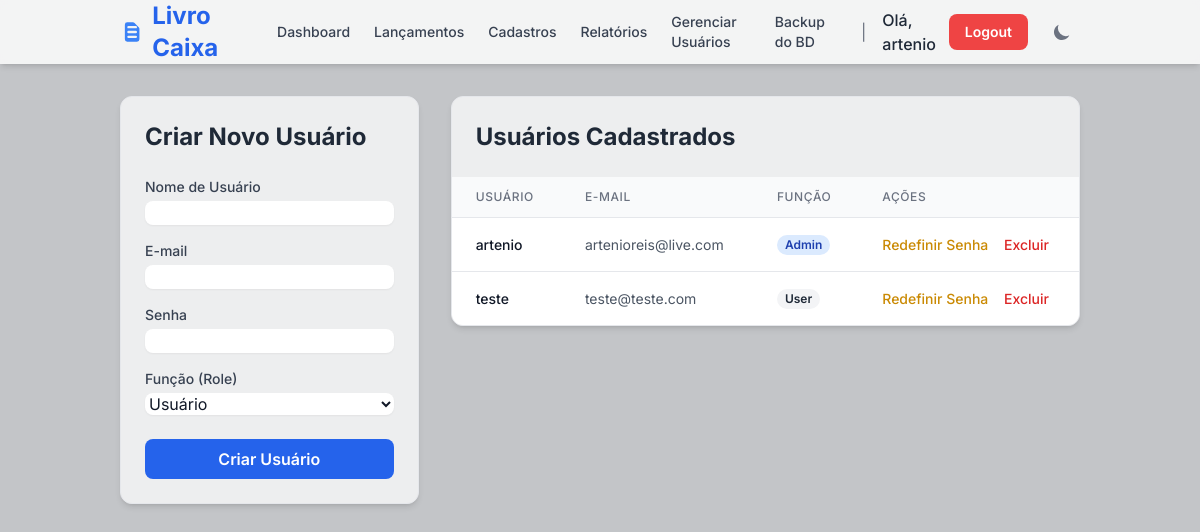
Page /users (signed in) on the committed database.
### tables this page shows
CREATE TABLE users (
    id INTEGER PRIMARY KEY AUTOINCREMENT,
    username TEXT UNIQUE NOT NULL,
    email TEXT UNIQUE NOT NULL,
    password_hash TEXT NOT NULL,
    role TEXT NOT NULL DEFAULT 'user', -- 'user' ou 'admin'
    reset_token TEXT
);

### app.py (the view, shortened to what this page needs)
@app.route('/users', methods=['GET', 'POST'])
@admin_required
def manage_users():
    db = get_db()
    users = db.execute('SELECT id, username, email, role FROM users WHERE username != "admin"').fetchall()
    return render_template('users.html', users=users)

### app.py (called while the page is built)
def get_db():
    db = getattr(g, '_database', None)
    if db is None:
        db = g._database = sqlite3.connect(DATABASE)
        db.row_factory = sqlite3.Row
    return db

@app.teardown_appcontext
def close_connection(exception):
    db = getattr(g, '_database', None)
    if db is not None:
        db.close()

def admin_required(f):
    @wraps(f)
    def decorated_function(*args, **kwargs):
        if 'user_id' not in session:
            return redirect(url_for('login'))
        if session.get('role') != 'admin':
            flash("Você não tem permissão para acessar esta página.", "danger")
            return redirect(url_for('index'))
        return f(*args, **kwargs)
    return decorated_function

### templates/users.html (shortened to what this page needs)
{% extends "layout.html" %}
{% block content %}
<div class="grid grid-cols-1 lg:grid-cols-3 gap-8">
    <div class="lg:col-span-1">
        <div class="bg-white/70 dark:bg-gray-800/70 backdrop-blur-sm p-6 rounded-xl shadow-md border border-gray-200 dark:border-gray-700">
            <h2 class="text-2xl font-bold text-gray-800 dark:text-gray-100 mb-6">Criar Novo Usuário</h2>
            <form action="{{ url_for('manage_users') }}" method="post">
                <div class="mb-4">
                    <label for="username" class="block text-sm font-medium text-gray-700 dark:text-gray-300">Nome de Usuário</label>
                    <input type="text" name="username" id="username" required class="mt-1 block w-full border-gray-300 dark:border-gray-600 rounded-lg shadow-sm focus:ring-blue-500 focus:border-blue-500 bg-white dark:bg-gray-700 text-gray-900 dark:text-white">
                </div>
                <div class="mb-4">
                    <label for="email" class="block text-sm font-medium text-gray-700 dark:text-gray-300">E-mail</label>
                    <input type="email" name="email" id="email" required class="mt-1 block w-full border-gray-300 dark:border-gray-600 rounded-lg shadow-sm focus:ring-blue-500 focus:border-blue-500 bg-white dark:bg-gray-700 text-gray-900 dark:text-white">
                </div>
                <div class="mb-4">
                    <label for="password" class="block text-sm font-medium text-gray-700 dark:text-gray-300">Senha</label>
                    <input type="password" name="password" id="password" required class="mt-1 block w-full border-gray-300 dark:border-gray-600 rounded-lg shadow-sm focus:ring-blue-500 focus:border-blue-500 bg-white dark:bg-gray-700 text-gray-900 dark:text-white">
                </div>
                <div class="mb-6">
                    <label for="role" class="block text-sm font-medium text-gray-700 dark:text-gray-300">Função (Role)</label>
                    <select name="role" id="role" required class="mt-1 block w-full border-gray-300 dark:border-gray-600 rounded-lg shadow-sm focus:ring-blue-500 focus:border-blue-500 bg-white dark:bg-gray-700 text-gray-900 dark:text-white">
                        <option value="user">Usuário</option>
                    </select>
                </div>
                <button type="submit" class="w-full bg-blue-600 text-white font-semibold py-2 px-6 rounded-lg hover:bg-blue-700 transition duration-300">
                    Criar Usuário
                </button>
            </form>
        </div>
    </div>
    <div class="lg:col-span-2">
        <div class="bg-white/70 dark:bg-gray-800/70 backdrop-blur-sm rounded-xl shadow-md border border-gray-200 dark:border-gray-700 overflow-hidden">
            <div class="p-6">
                <h2 class="text-2xl font-bold text-gray-800 dark:text-gray-100">Usuários Cadastrados</h2>
            </div>
            <div class="overflow-x-auto">
                <table class="min-w-full divide-y divide-gray-200 dark:divide-gray-700">
                    <thead class="bg-gray-50 dark:bg-gray-700/50">
                        <tr>
                            <th class="px-6 py-3 text-left text-xs font-medium text-gray-500 dark:text-gray-300 uppercase tracking-wider">Usuário</th>
                            <th class="px-6 py-3 text-left text-xs font-medium text-gray-500 dark:text-gray-300 uppercase tracking-wider">E-mail</th>
                            <th class="px-6 py-3 text-left text-xs font-medium text-gray-500 dark:text-gray-300 uppercase tracking-wider">Função</th>
                            <th class="px-6 py-3 text-left text-xs font-medium text-gray-500 dark:text-gray-300 uppercase tracking-wider">Ações</th>
                        </tr>
                    </thead>
                    <tbody class="bg-white dark:bg-gray-800 divide-y divide-gray-200 dark:divide-gray-700">
                        {% for user in users %}
                        <tr>
                            <td class="px-6 py-4 whitespace-nowrap text-sm font-medium text-gray-900 dark:text-gray-100">{{ user['username'] }}</td>
                            <td class="px-6 py-4 whitespace-nowrap text-sm text-gray-600 dark:text-gray-400">{{ user['email'] }}</td>
                            <td class="px-6 py-4 whitespace-nowrap text-sm text-gray-600 dark:text-gray-400">
                                <span class="px-2 inline-flex text-xs leading-5 font-semibold rounded-full
                                    {{ 'bg-blue-100 text-blue-800 dark:bg-blue-900 dark:text-blue-200' if user['role'] == 'admin' else 'bg-gray-100 text-gray-800 dark:bg-gray-600 dark:text-gray-100' }}">
                                    {{ user['role']|capitalize }}
                                </span>
                            </td>
                            <td class="px-6 py-4 whitespace-nowrap text-sm font-medium">
                                <a href="{{ url_for('admin_reset_password', username=user['username']) }}" class="text-yellow-600 hover:text-yellow-900 dark:text-yellow-400 dark:hover:text-yellow-300 mr-3">Redefinir Senha</a>
                                <a href="{{ url_for('delete_user', user_id=user['id']) }}" class="text-red-600 hover:text-red-900 dark:text-red-400 dark:hover:text-red-300" onclick="return confirm('Tem certeza que deseja excluir o usuário {{ user['username'] }}? Esta ação não pode ser desfeita.');">Excluir</a>
                            </td>
                        </tr>
                        {% else %}
                        <tr>
                            <td colspan="4" class="px-6 py-12 text-center text-gray-500 dark:text-gray-400">Nenhum outro usuário cadastrado.</td>
                        </tr>
                        {% endfor %}
                    </tbody>
                </table>
            </div>
        </div>
    </div>
</div>
{% endblock %}

### templates/layout.html (shortened to what this page needs)
<!DOCTYPE html>
<html lang="pt-br" class="">
<head>
    <script src="https://cdn.tailwindcss.com"></script>
</head>
<body class="bg-gray-200 dark:bg-gray-900 text-gray-900 dark:text-gray-100 light-theme-bg">
    <nav class="bg-white/80 dark:bg-gray-800/80 backdrop-blur-sm shadow-md noprint sticky top-0 z-50">
        <div class="container mx-auto px-4 sm:px-6 lg:px-8">
            <div class="flex items-center justify-between h-16">
                <div class="flex items-center">
                    <a href="{{ url_for('index') }}" class="flex items-center text-2xl font-bold text-blue-600 dark:text-blue-400">
                        Livro Caixa
                    </a>
                </div>
                <div class="flex items-center">
                    {% if session.username %}
                        <a href="{{ url_for('index') }}" class="text-gray-700 dark:text-gray-300 hover:text-blue-600 dark:hover:text-blue-400 px-3 py-2 rounded-md text-sm font-medium">Dashboard</a>
                        <a href="{{ url_for('lancamentos') }}" class="text-gray-700 dark:text-gray-300 hover:text-blue-600 dark:hover:text-blue-400 px-3 py-2 rounded-md text-sm font-medium">Lançamentos</a>
                        <a href="{{ url_for('cadastro') }}" class="text-gray-700 dark:text-gray-300 hover:text-blue-600 dark:hover:text-blue-400 px-3 py-2 rounded-md text-sm font-medium">Cadastros</a>
                        <a href="{{ url_for('reports') }}" class="text-gray-700 dark:text-gray-300 hover:text-blue-600 dark:hover:text-blue-400 px-3 py-2 rounded-md text-sm font-medium">Relatórios</a>
                        {% if session.role == 'admin' %}
                        <a href="{{ url_for('manage_users') }}" class="text-gray-700 dark:text-gray-300 hover:text-blue-600 dark:hover:text-blue-400 px-3 py-2 rounded-md text-sm font-medium">Gerenciar Usuários</a>
                        <a href="{{ url_for('backup_db') }}" class="text-gray-700 dark:text-gray-300 hover:text-blue-600 dark:hover:text-blue-400 px-3 py-2 rounded-md text-sm font-medium">Backup do BD</a>
                        {% endif %}
                        <span class="text-gray-500 dark:text-gray-600 mx-4">|</span>
                        <span class="text-gray-800 dark:text-gray-200 font-medium mr-3">Olá, {{ session.username }}</span>
                        <a href="{{ url_for('logout') }}" class="bg-red-500 text-white font-semibold py-2 px-4 rounded-lg hover:bg-red-600 transition duration-300 text-sm">Logout</a>
                    {% else %}
                        <a href="{{ url_for('login') }}" class="bg-blue-600 text-white font-semibold py-2 px-4 rounded-lg hover:bg-blue-700 transition duration-300 text-sm">Login</a>
                    {% endif %}
                    <button id="theme-toggle" class="ml-4 p-2 rounded-lg text-gray-500 dark:text-gray-400 hover:bg-gray-100 dark:hover:bg-gray-700 focus:outline-none focus:ring-2 focus:ring-gray-200 dark:focus:ring-gray-600">
                        <svg id="theme-toggle-dark-icon" class="hidden h-5 w-5" fill="currentColor" viewBox="0 0 20 20" xmlns="http://www.w3.org/2000/svg"><path d="M17.293 13.293A8 8 0 016.707 2.707a8.001 8.001 0 1010.586 10.586z"></path></svg>
                    </button>
                </div>
            </div>
        </div>
    </nav>
    <main class="container mx-auto p-4 md:p-8">
        {% block content %}{% endblock %}
    </main>
</body>
</html>

### templates/layout.html (style rules this page uses)
body { font-family: 'Inter', sans-serif; }
.light-theme-bg { background-image: linear-gradient(rgba(0, 0, 0, 0.15), rgba(0, 0, 0, 0.15)), url('https://t4.ftcdn.net/jpg/10/84/01/67/360_F_1084016717_WKvxIu5devPI2Pbt7BzKawvllgcO9buZ.jpg'); background-size: cover; background-position: center; background-attachment: fixed; }

### rows in the picture
users: username "artenio", email "artenioreis@live.com", role "Admin"
users: username "teste", email "teste@teste.com", role "User"
